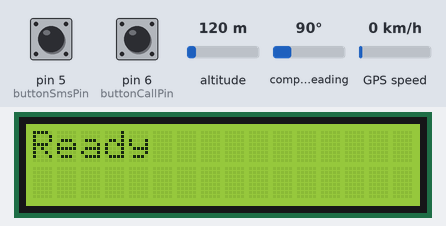
This sketch was run on a simulated Arduino Uno, built with avr-gcc and run on an emulated ATmega328P. Parts: 16×2 character LCD. The test bench sets the inputs (shaded band); at power-on: pin 5 (buttonSmsPin) HIGH, pin 6 (buttonCallPin) HIGH, altitude 120 m, compass heading 90°, GPS speed 0 km/h. The GPS gets a fix after 3 s at 37.7749, -122.4194 with 8 satellites; the modem accepts every AT command (registered, SIM ready, sends succeed) and sends nothing else.

Above: at 3.2 s.
At 5.3 s:
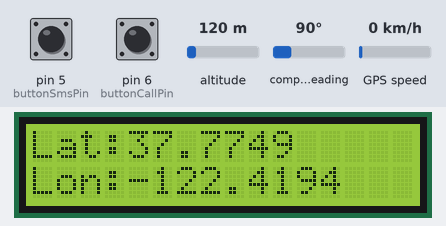
5.4 s: pin 5 (buttonSmsPin) pulled LOW for 0.15 s
At 6.4 s:
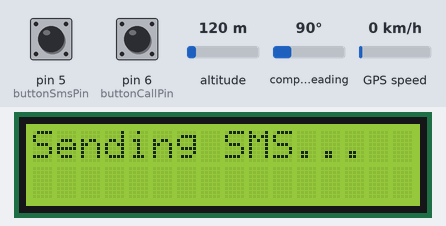
At 9.1 s:
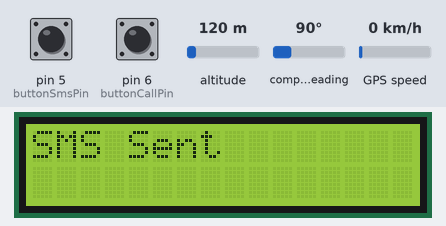
Timing chart, 0 to 10.6 s (numbered marks = the images above; inputs shaded):
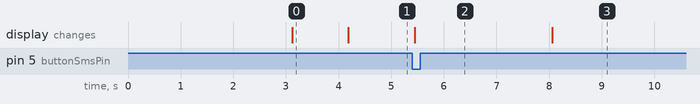

The sketch:

Arduino_GPS_tracker_16x2_LCD_2Pushbutton_SMS_CALL.i.ino
```cpp
#include <TinyGPS.h>
#include <SoftwareSerial.h>
#include <Wire.h>
#include <LiquidCrystal_I2C.h>

SoftwareSerial Gsm(2, 3);
TinyGPS gps;

char phone_no[] = "+9188305848xx";

const int buttonSmsPin = 5;
const int buttonCallPin = 6;

LiquidCrystal_I2C lcd(0x27, 16, 2);

void setup() {
  Serial.begin(9600);
  Gsm.begin(9600);

  pinMode(buttonSmsPin, INPUT_PULLUP);
  pinMode(buttonCallPin, INPUT_PULLUP);

  lcd.init();
  lcd.backlight();
  lcd.setCursor(0, 0);
  lcd.print("Initializing...");
  delay(2000);

  Gsm.println("AT+CMGF=1");
  delay(500);
  Gsm.println("AT+CNMI=2,2,0,0,0");
  delay(500);

  lcd.clear();
  lcd.setCursor(0, 0);
  lcd.print("Ready");
  delay(1000);
  lcd.clear();
}

void loop() {
  while (Serial.available() > 0) {
    gps.encode(Serial.read());
  }

  // Show GPS status on LCD
  float lat, lon;
  unsigned long age;
  gps.f_get_position(&lat, &lon, &age);

  lcd.setCursor(0, 0);
  if (lat == TinyGPS::GPS_INVALID_F_ANGLE || lon == TinyGPS::GPS_INVALID_F_ANGLE) {
    lcd.print("GPS No Fix     ");
  } else {
    lcd.print("Lat:");
    lcd.print(lat, 4);
    lcd.setCursor(0, 1);
    lcd.print("Lon:");
    lcd.print(lon, 4);
  }

  if (digitalRead(buttonSmsPin) == LOW) {
    lcd.clear();
    lcd.print("Sending SMS...");
    sendGpsSms();
    lcd.clear();
    lcd.print("SMS Sent");
    delay(10000);
    lcd.clear();
  }

  if (digitalRead(buttonCallPin) == LOW) {
    lcd.clear();
    lcd.print("Making Call...");
    makeCall();
    lcd.clear();
    lcd.print("Call Ended");
    delay(150000);
    lcd.clear();
  }
}

void sendGpsSms() {
  float lat, lon;
  unsigned long age;

  gps.f_get_position(&lat, &lon, &age);

  Gsm.println("AT+CMGF=1");
  delay(500);
  Gsm.print("AT+CMGS=\"");
  Gsm.print(phone_no);
  Gsm.println("\"");
  delay(500);

  Gsm.println("Alert! I need help.");
  Gsm.print("http://maps.google.com/maps?q=");
  Gsm.print(lat == TinyGPS::GPS_INVALID_F_ANGLE ? 0.0 : lat, 6);
  Gsm.print(",");
  Gsm.println(lon == TinyGPS::GPS_INVALID_F_ANGLE ? 0.0 : lon, 6);

  delay(500);
  Gsm.write(26);
  delay(1000);
}

void makeCall() {
  Gsm.print("ATD");
  Gsm.print(phone_no);
  Gsm.println(";");
  delay(150000);
  Gsm.println("ATH");
  delay(1000);
}
```

Measured:
- after the input at 5.4 s, the display: changes at once (image 2)
- what the display in image 0 shows lasts 1.1 s, from 3.1 s to 4.2 s
